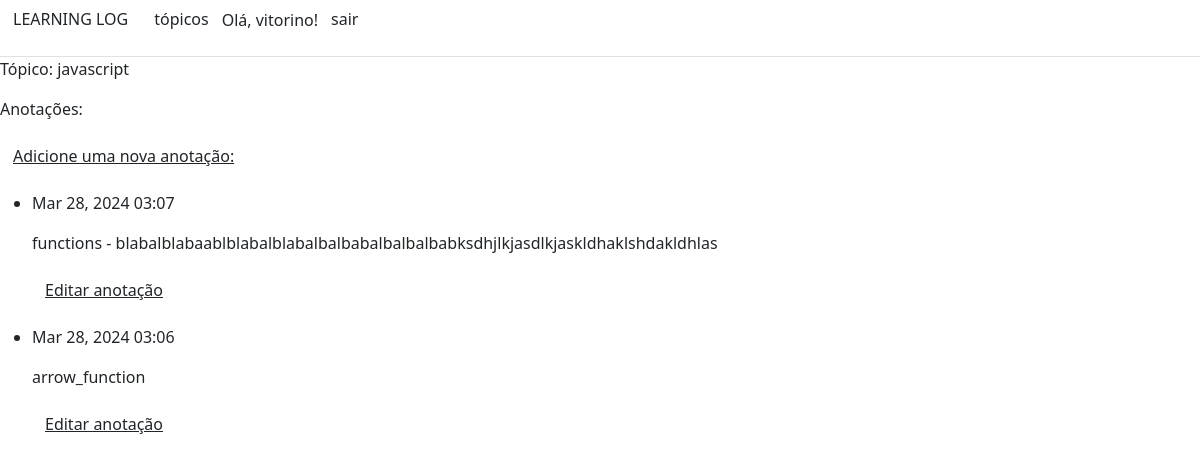
The app's page /topics/2/ (signed in), older data.
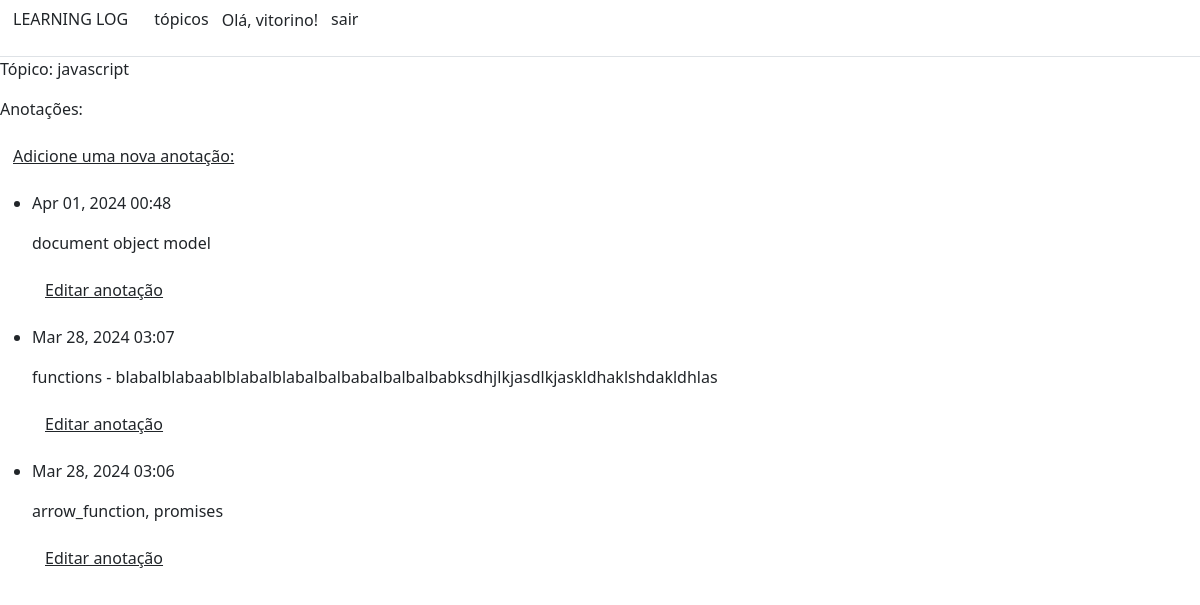
The same page, newer data.
### learning_logs/models.py (models this page shows, shortened)
class Entry(models.Model):
    topic = models.ForeignKey(Topic, on_delete = models.CASCADE)
    text = models.TextField()
    date_added = models.DateTimeField(auto_now_add = True)
    class Meta:
        verbose_name_plural = 'entries'

### learning_logs/views.py (the view)
# urls.py: path('topics/<topic_id>/', views.topic, name='topic'),
@login_required
def topic(request, topic_id):
    topic = Topic.objects.get(id = topic_id)
    if topic.owner != request.user:
        raise Http404
    entries = topic.entry_set.order_by('-date_added')
    context = {'topic' : topic, 'entries' : entries}
    return render(request, 'learning_logs/topic.html', context)

### learning_logs/models.py (called while the page is built)
    def __str__(self):
        return self.text

### learning_logs/templates/learning_logs/topic.html
{% extends "learning_logs/base.html" %}
{% block content %}
    <p>Tópico: {{ topic }}</p>
    <p>Anotações: </p>
    <p><a href="{% url 'new_entry' topic.id %}" class="text-reset btn btn-link">Adicione uma nova anotação:</a></p>
    <ul>
        {% for entry in entries %}
        <li>
            <p>{{ entry.date_added | date:'M d, Y H:i' }}</p>
            <p>{{ entry.text | linebreaks }}</p>
            <p>
                <a href="{% url 'edit_entry' entry.id %}" class="text-reset btn btn-link">Editar anotação</a>
            </p>
        </li>
        {% empty %}
        <li>
            não há registros.
        </li>
        {% endfor %}
    </ul>
{% endblock content %}

Row changes from the older to the newer data that the page shows:
added Entry: date_added "Apr 01, 2024 00:48", text "document object model"
changed Entry: text "arrow_function" → "arrow_function, promises"
